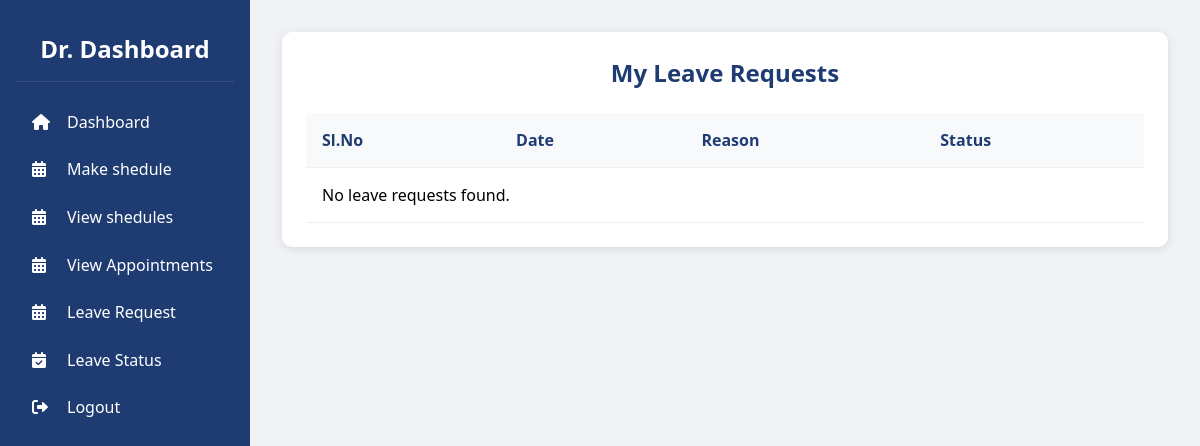
Before: /leave-status/ (signed in) with the older database file.
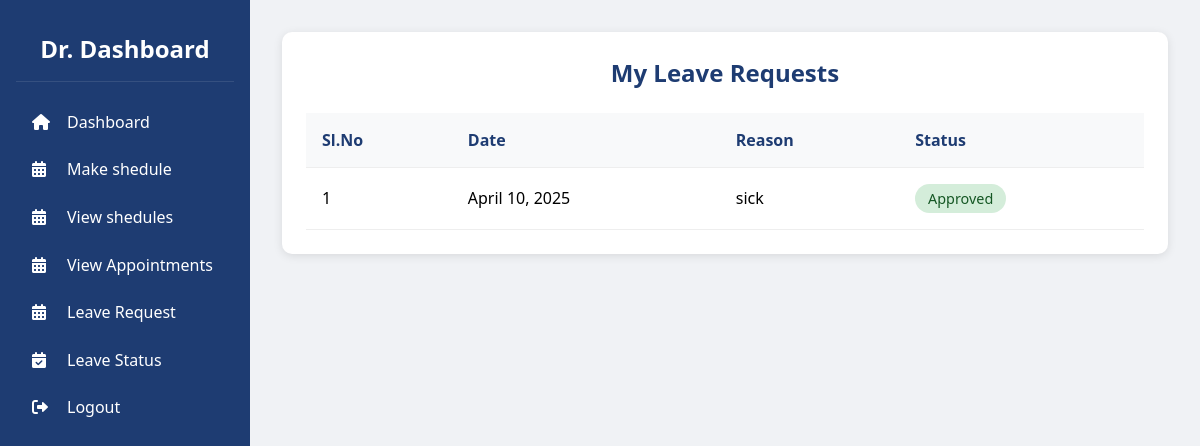
After: the same page with the newer database file.
### doctor/models.py (models this page shows)
class Leave_doctor(models.Model):
    userid = models.ForeignKey(user, on_delete=models.CASCADE)
    date=models.DateField()
    reason=models.TextField()
    status=models.IntegerField()

### doctor/views.py (the view)
# urls.py: path('leave-status/', views.leave_status, name='leave_status'),
def leave_status(request):
    user_id = request.session.get('user_id')
    if not user_id:
        return redirect('login')  # ensure login check
    leaves = Leave_doctor.objects.filter(userid_id=user_id).order_by('-date')
    for leave in leaves:
        if leave.status == 0:
            leave.status_text = "Pending"
        elif leave.status == 1:
            leave.status_text = "Approved"
        elif leave.status == 2:
            leave.status_text = "Rejected"
        else:
            leave.status_text = "Unknown"
    return render(request, 'leave-status.html', {'leaves': leaves})

### doctor/templates/leave-status.html (shortened to what this page needs)
<!DOCTYPE html>
<html lang="en">
<head>
    <link rel="stylesheet" href="https://cdnjs.cloudflare.com/ajax/libs/font-awesome/6.0.0/css/all.min.css">
</head>
<body>
    <aside class="sidebar">
        <div class="sidebar-header">
            <h2>Dr. Dashboard</h2>
        </div>
        <ul class="sidebar-menu">
            <li><a href="{% url 'doctordash' %}"><i class="fas fa-home"></i>Dashboard</a></li>
            <li><a href="{% url 'shedulerdoctor' %}"><i class="fas fa-calendar-alt"></i>Make shedule</a></li>
            <li><a href="{% url 'view_shedules' %}"><i class="fas fa-calendar-alt"></i>View shedules</a></li>
            <li><a href="{% url 'doctor_appointments' %}"><i class="fas fa-calendar-alt"></i>View Appointments</a></li>
            <li><a href="{% url 'leave' %}"><i class="fas fa-calendar-alt"></i>Leave Request</a></li>
            <li><a href="{% url 'leave_status' %}"><i class="fas fa-calendar-check"></i>Leave Status</a></li>
            <li><a href="{% url 'logout_view' %}"><i class="fas fa-sign-out-alt"></i>Logout</a></li>
        </ul>
    </aside>
    <main class="main-content">
        <div class="leave-status-container">
            <h2>My Leave Requests</h2>
            <table>
                <thead>
                    <tr>
                        <th>Sl.No</th>
                        <th>Date</th>
                        <th>Reason</th>
                        <th>Status</th>
                    </tr>
                </thead>
                <tbody>
                    {% for leave in leaves %}
                    <tr>
                        <td>{{ forloop.counter }}</td>
                        <td>{{ leave.date }}</td>
                        <td>{{ leave.reason }}</td>
                        <td>
                            {% if leave.status_text == 'Pending' %}
                            <span class="status-pill status-pending">{{ leave.status_text }}</span>
                            {% elif leave.status_text == 'Approved' %}
                            <span class="status-pill status-approved">{{ leave.status_text }}</span>
                            {% else %}
                            <span class="status-pill status-rejected">{{ leave.status_text }}</span>
                            {% endif %}
                        </td>
                    </tr>
                    {% empty %}
                    <tr>
                        <td colspan="4">No leave requests found.</td>
                    </tr>
                    {% endfor %}
                </tbody>
            </table>
        </div>
    </main>
</body>
</html>

Changed rows visible on the page:
added Leave_doctor: date "April 10, 2025", reason "sick", status_text "Approved"
Other visible differences:
text no longer shown: "No leave requests found."
